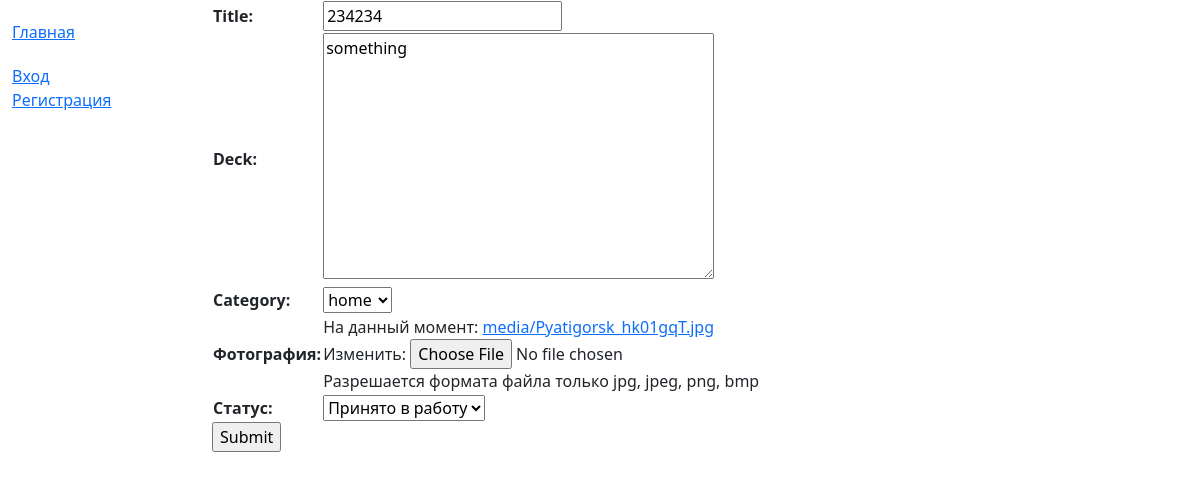
The app's page /Applications/11/update/, older data.
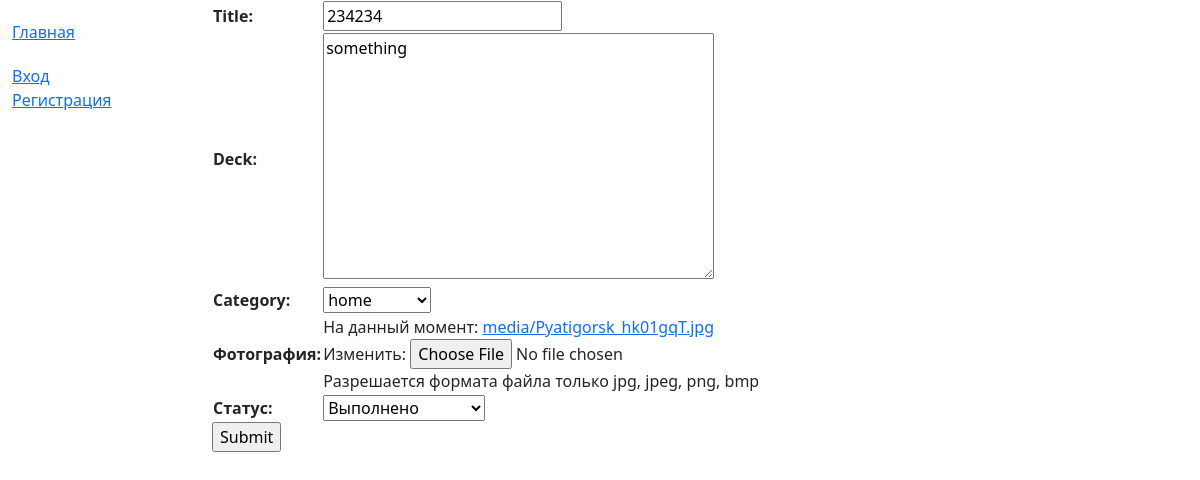
The same page, newer data.
### MySite/models.py (models this page shows, shortened)
class Applications(models.Model):
    def validate_image(fieldfile_obj):
        filesize = fieldfile_obj.file.size
        megabyte_limit = 2.0
        if filesize > megabyte_limit * 1024 * 1024:
            raise ValidationError("Max file size is %sMB" % str(megabyte_limit))
    title = models.CharField(max_length=100)
    deck = models.TextField(max_length=1000, default='something')
    category = models.ForeignKey('category', on_delete=models.SET_NULL, null=True)
    date_create = models.DateField(default=datetime.now, verbose_name="Дата создания")
    time_create = models.TimeField(default=datetime.now, verbose_name="Время создания")
    image = models.ImageField(upload_to="media/", verbose_name="Фотография",
                              help_text="Разрешается формата файла только jpg, jpeg, png, bmp",
                              validators=[FileExtensionValidator(allowed_extensions=['jpg', 'jpeg', 'png', 'bmp']),
                                          validate_image])
    REQUEST_STATUS = (
        ('Новая', 'Новая'),
        ('Принято в работу', 'Принято в работу'),
        ('Выполнено', 'Выполнено'),
    )
    status = models.CharField(
        max_length=16,
        choices=REQUEST_STATUS,
        default='Новая',
        blank=True,
        verbose_name="Статус")
    borrower = models.ForeignKey(AdvUser, on_delete=models.CASCADE, null=True, blank=True)

### MySite/views.py (the view)
# urls.py: path('Applications/<int:pk>/update/', views.ApplicationsUpdate.as_view(), name='ApplicationsUpdate'),
class ApplicationsUpdate(UpdateView):
    model = Applications
    fields = ['title', 'deck', 'category', 'image', 'status']
    success_url = reverse_lazy('applicationByAdminListView')

### MySite/models.py (called while the page is built)
    def __str__(self):
        return self.name

### MySite/templates/MySite/applications_form.html (shortened to what this page needs)
{% extends "base.html" %}
{% block content %}
<form action="" method="post" enctype="multipart/form-data">
    <table>
    {{ form.as_table }}
    </table>
    <input type="submit" value="Submit">
</form>
{% endblock %}

Row changes from the older to the newer data that the page shows:
changed Applications "something": status "Принято в работу" → "Выполнено"
